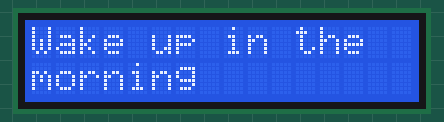
Simulated run of this sketch. Board: Arduino Uno, built with avr-gcc and run on an emulated ATmega328P. Shown: 16×2 character LCD.

Above: at 1.4 s.
At 3.6 s:
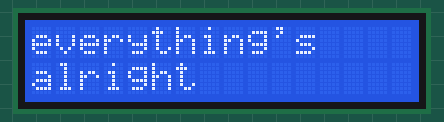
At 11.1 s:
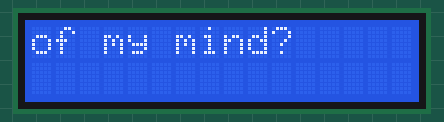
At 19.7 s:
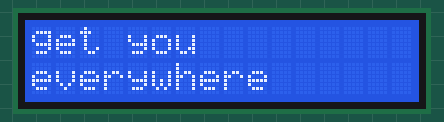
At 23.9 s:
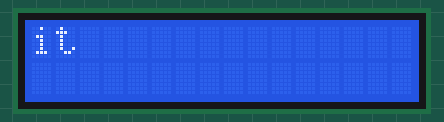
At 36.6 s:
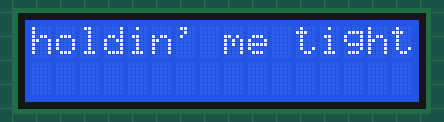

Measured:
- what the display in image 0 shows lasts 0.9 s, from 1.4 s to 2.3 s
- what the display in image 1 shows lasts 1.1 s, from 3.5 s to 4.6 s
- what the display in image 4 shows lasts 1.2 s, from 23.9 s to 25.1 s

The sketch:

SONG.ino
```cpp
#include <LiquidCrystal.h>

LiquidCrystal lcd(12, 11, 5, 4, 3, 2);

void typeText(int row, String text, int charDelayMs) {
  lcd.setCursor(0, row);
  for (int i = 0; i < text.length(); i++) {
    lcd.print(text[i]);
    delay(charDelayMs);
  }
}

void showLyric(String text, int displayMs, int typingSpeed) {
  String words[30];
  int wordCount = 0;
  String current = "";

  for (int i = 0; i <= text.length(); i++) {
    char c = (i < text.length()) ? text[i] : ' ';
    if (c == ' ') {
      if (current.length() > 0) { words[wordCount++] = current; current = ""; }
    } else { current += c; }
  }

  String pages[20];
  int pageCount = 0;
  String line = "";

  for (int i = 0; i < wordCount; i++) {
    String word = words[i];
    if (line.length() == 0) line = word;
    else if (line.length() + 1 + word.length() <= 16) line += " " + word;
    else { pages[pageCount++] = line; line = word; }
  }
  if (line.length() > 0) pages[pageCount++] = line;

  int screenCount = (pageCount + 1) / 2;
  int msPerScreen = displayMs / max(screenCount, 1);

  for (int s = 0; s < screenCount; s++) {
    lcd.clear();

    String row0 = pages[s * 2];
    String row1 = (s * 2 + 1 < pageCount) ? pages[s * 2 + 1] : "";

    typeText(0, row0, typingSpeed);
    delay(120);
    if (row1.length() > 0) typeText(1, row1, typingSpeed);

    int typingTime = (row0.length() + row1.length()) * typingSpeed + 120;
    int holdTime = msPerScreen - typingTime;
    if (holdTime > 0) delay(holdTime);
  }
}

void setup() {
  lcd.begin(16, 2);
}

void loop() {
  showLyric("Wake up in the morning everything's alright", 4500, 60);
  showLyric("At the end of the story you're holdin' me tight", 4000, 60);
  showLyric("I don't need to worry am I out of my mind?", 3000, 60);
  showLyric("And oh it's hard to see you but I wish you were right here", 4500, 60);
  showLyric("Oh, it's hard to leave you when I get you everywhere", 4000, 60);
  showLyric("All this time I'm thinking, I'm strong enough to sink it", 4000, 60);
  showLyric("Oh, no, I don't need you, but I miss you, come here", 4000, 60);
}
```
